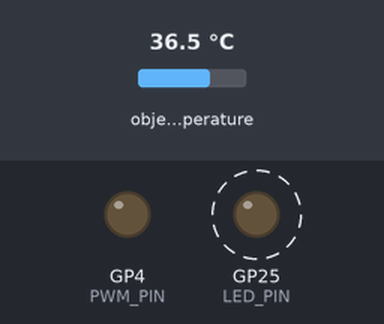
Simulated run of this sketch. Board: Raspberry Pi Pico. On the bench: output pins drawn as LEDs (lit = HIGH). Dashed ring = blinking. The test bench sets the inputs (shaded band); at power-on: object temperature 36.5 °C. What the sketch prints to the serial monitor is not drawn.

Above: at 3.05 s.
Timing chart, 0 to 6.0 s (numbered marks = the images above):
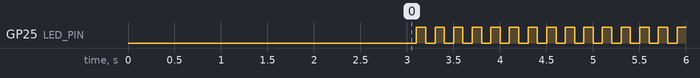

Measured:
- by itself, GP25 (LED_PIN): alternates HIGH for 0.10 s and LOW for 0.10 s

The sketch:

heater_testing.ino
```cpp
//i am makig this code as a version v6 for git testing
// now i am testing this code in public with om making vesrion V5
// its verson V6 gor showing om
#include <Wire.h>                              //// WORKING
#include <Adafruit_MLX90614.h>

#define LED_PIN 25 // GPIO pin for the built-in LED
// === USER CONFIG ===
const int PWM_PIN = 4;       // PWM output pin to drive heater
float set_temp = 45.0;       // target temperature in °C

// === CONTROL VARIABLES ===
float present_temp = 0;//25.0;
float hist_temp = 0;//25.0;
float diff_temp = 0.0;
float hist_pwm_dc = 0.0;

unsigned long last_ms = 0;
const float dt = 0.1;  // control step ~100 ms
bool status = 0;

Adafruit_MLX90614 mlx = Adafruit_MLX90614();

// === SENSOR FUNCTION (replace with your sensor read) ===
float Temprature() {
  // Example: return analogRead(A0) * scale;
  // Replace with your actual sensor code
  return mlx.readObjectTempC();
  // return 25.0 + random(-10,10)*0.01;  // dummy for now
}

// === CLAMP FUNCTION ===
float clamp_pwm(float x) {
  if (x > 100.0) return 100.0;
  if (x < 0.0) return 0.0;
  return x;
}

// === MAIN CONTROL TASK ===
void one_step() {
  present_temp = Temprature();
  diff_temp = present_temp - hist_temp;
  hist_temp = present_temp;

  if ((set_temp - diff_temp) > present_temp) {//here it was ">=" i rmoved "="
    // hist_pwm_dc = 100.0;
    //insted of this i have writw here a big algo for low speed update purpose.
    //i am commneting the abouve line.
  }
  else if(present_temp >= set_temp)
  {
    hist_pwm_dc = 0;
  }
   else {
    float temp_err = set_temp - present_temp;
    float denom = (fabs(diff_temp) > 1e-6) ? diff_temp : 1e-6;

    float new_pwm_dc = hist_pwm_dc * (temp_err / denom);

    // prevent crazy jumps
    // float max_rel_change = 2.0;                        //restore
    // if (new_pwm_dc > hist_pwm_dc * max_rel_change)
    //   new_pwm_dc = hist_pwm_dc * max_rel_change;
    // if (new_pwm_dc < hist_pwm_dc / max_rel_change)
    //   new_pwm_dc = hist_pwm_dc / max_rel_change;

    hist_pwm_dc = clamp_pwm(new_pwm_dc);
  }

  // === APPLY PWM TO HEATER ===
  int pwm_out = map((int)hist_pwm_dc, 0, 100, 0, 255);
  analogWrite(PWM_PIN, pwm_out);

  // === SERIAL DEBUG ===
  Serial.print(millis()/1000.0); Serial.print(",");
  Serial.print(present_temp);    Serial.print(",");
  Serial.print(set_temp);        Serial.print(",");
  Serial.println(hist_pwm_dc);
}

void pmd_test_code(void)
{

  while(1)
  {
    for(int i = 0; i < 256; i++)
    {
      analogWrite(PWM_PIN, i);
      delay(100);
    }
    digitalWrite(LED_PIN, status);
    status = !status;
  }
}

void setup() {
  pinMode(PWM_PIN, OUTPUT);
  pinMode(LED_PIN, OUTPUT);
  Serial.begin(115200);

  delay(2000);

  Wire1.setSDA(2);  // for example
  Wire1.setSCL(3);
  Wire1.setClock(100000);
  Wire1.begin();
  delay(1000);
  digitalWrite(LED_PIN, 1);
  if (!mlx.begin(0x5A, &Wire1)) {
    Serial.println("Sensor not found on Wire1");
    while (1);
  }
  digitalWrite(LED_PIN, 0);
  Serial.println("Sensor initialized!");

  Serial.println("time,temp,pwm");
}

void loop() {
  // pmd_test_code();
  if (millis() - last_ms >= (unsigned long)(dt * 1000)) {
    last_ms = millis();
    one_step();
    digitalWrite(LED_PIN, status);
    status = !status;
  }
}
```
